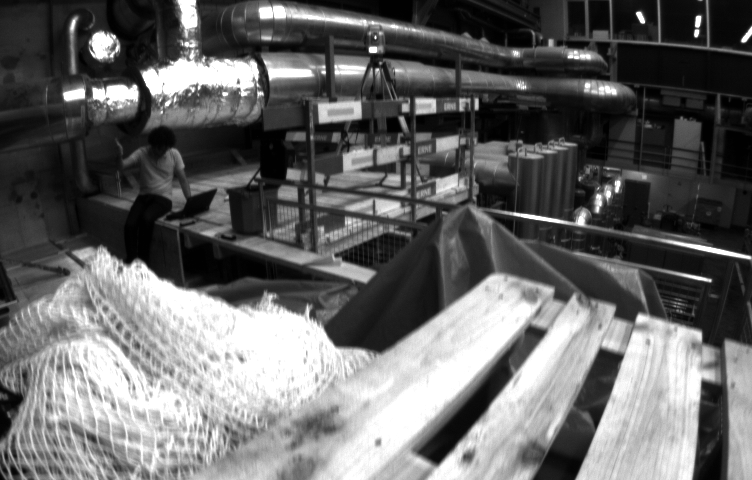
//> input picture 2_opencv_ros/a_opencv_cvmat/MH_01_easy_mav0_cam0_data_1403636579913555456.png, 752 x 480 px
$ ./read_image_uchar   (built with g++ and OpenCV 4)
//> lines starting //> are read from the running program, lines starting //| are printed output that depends on the picture

#include <iostream>
#include <opencv2/imgcodecs.hpp>
#include <opencv2/opencv.hpp>
#include <opencv2/highgui.hpp>


int main()
{
    cv::Mat imgLeft =  cv::imread("/media/wason/q/xiaoqiuslam/2_opencv_ros/a_opencv_cvmat/MH_01_easy_mav0_cam0_data_1403636579913555456.png", -1);
//> imgLeft is the input picture: 480 rows x 752 cols, CV_8UC1; min 1, max 255, mean 103.1
    cv::Mat imgRight =  cv::imread("/media/wason/q/xiaoqiuslam/2_opencv_ros/a_opencv_cvmat/MH_01_easy_mav0_cam1_data_1403636579913555456.png", -1);
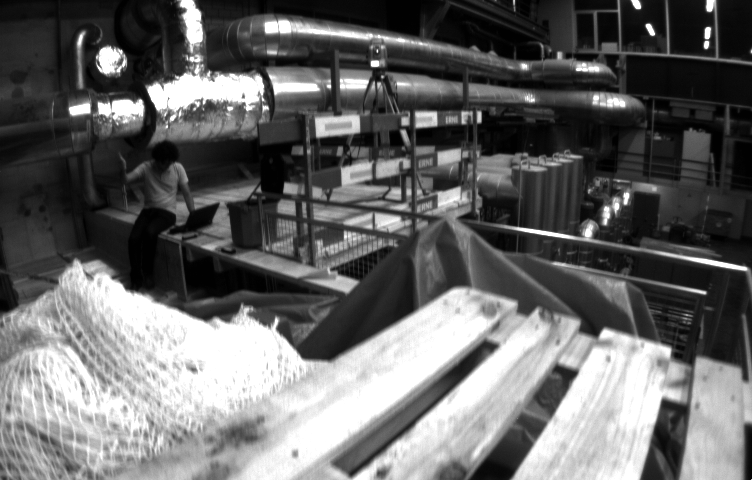
//> input picture 2_opencv_ros/a_opencv_cvmat/MH_01_easy_mav0_cam1_data_1403636579913555456.png, 752 x 480 px
//> imgRight is the input picture: 480 rows x 752 cols, CV_8UC1; min 1, max 255, mean 102.9

    std::cout << "imgLeft.rows*1/2 " << imgLeft.rows*1/2 << std::endl;// 240
//| imgLeft.rows*1/2 240
    std::cout << "imgLeft.rows " << imgLeft.rows << std::endl;// 480
//| imgLeft.rows 480


    for (int row = imgLeft.rows*1/2;  row < imgLeft.rows;  row++) {
        // .at<>()返回的是一个值
        // .ptr<>()返回的是一个地址
        // 遍历行 获取行首元素的地址
       uchar *imgLeft_r = imgLeft.ptr<uchar>(row);
       uchar *imgRight_r = imgRight.ptr<uchar>(row);
       //  遍历列  像素重置  之所以用指针是为了加速
        for (int col = 0; col < imgLeft.cols; col++) {
            imgLeft_r[col] = 0;
            imgRight_r[col] = 0;
        }
    }
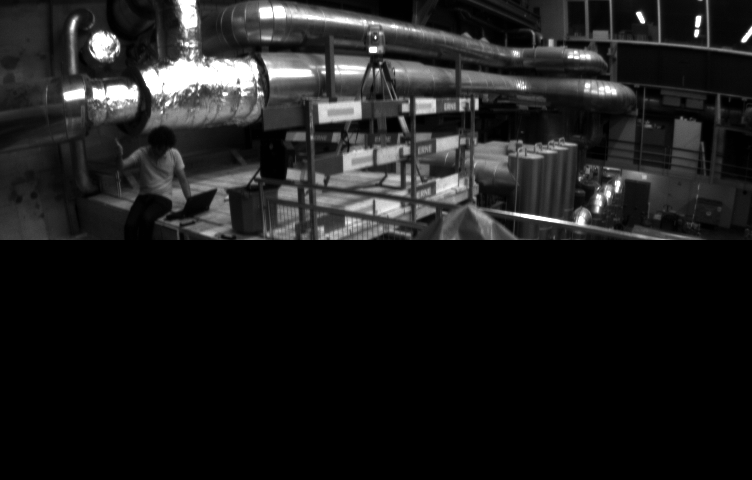
//> imgLeft: 480 rows x 752 cols, CV_8UC1; min 0, max 255, mean 29.1
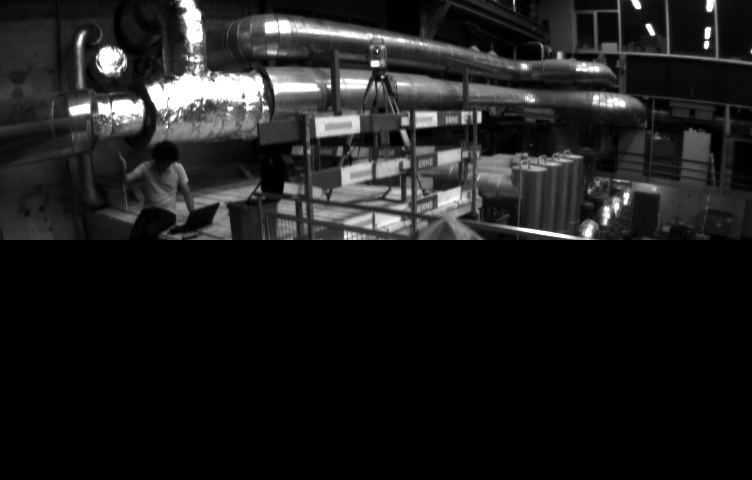
//> imgRight: 480 rows x 752 cols, CV_8UC1; min 0, max 255, mean 29.1
    cv::imwrite("../imgLeft.png", imgLeft);
    cv::imwrite("../imgRight.png", imgRight);
}
